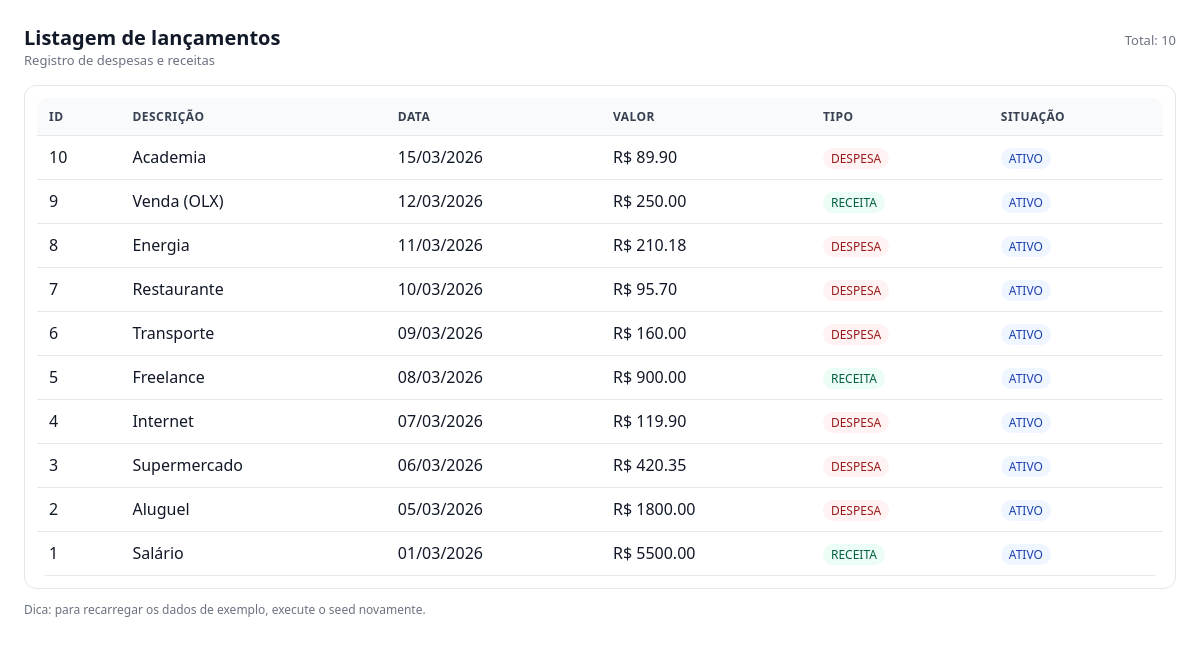
Page /lancamentos on the committed database.
### app/models.py (models this page shows)
class Lancamento(db.Model):
    __tablename__ = "lancamento"
    id = db.Column(db.Integer, primary_key=True)
    descricao = db.Column(db.String(255), nullable=False)
    data_lancamento = db.Column(db.Date, nullable=False, default=date.today)
    valor = db.Column(db.Numeric(12, 2), nullable=False)
    tipo_lancamento = db.Column(db.String(20), nullable=False)  # RECEITA | DESPESA
    situacao = db.Column(db.String(20), nullable=False, default="ATIVO")

### app/app.py (the view)
    @app.get("/lancamentos")
    def listar_lancamentos():
        lancamentos = (
            Lancamento.query.order_by(Lancamento.data_lancamento.desc(), Lancamento.id.desc()).all()
        )
        return render_template("lancamentos.html", lancamentos=lancamentos)

### app/templates/lancamentos.html (shortened to what this page needs)
<!doctype html>
<html lang="pt-br">
  <head>
  </head>
  <body>
    <header>
      <div>
        <h1>Listagem de lançamentos</h1>
        <div class="meta">Registro de despesas e receitas</div>
      </div>
      <div class="meta">Total: {{ lancamentos|length }}</div>
    </header>
    <div class="card">
      <table>
        <thead>
          <tr>
            <th>ID</th>
            <th>Descrição</th>
            <th>Data</th>
            <th>Valor</th>
            <th>Tipo</th>
            <th>Situação</th>
          </tr>
        </thead>
        <tbody>
          {% for l in lancamentos %}
          <tr>
            <td>{{ l.id }}</td>
            <td>{{ l.descricao }}</td>
            <td>{{ l.data_lancamento.strftime('%d/%m/%Y') }}</td>
            <td class="valor">R$ {{ '%.2f'|format(l.valor) }}</td>
            <td>
              {% if l.tipo_lancamento == 'RECEITA' %}
                <span class="pill receita">RECEITA</span>
              {% else %}
                <span class="pill despesa">DESPESA</span>
              {% endif %}
            </td>
            <td><span class="pill ativo">{{ l.situacao }}</span></td>
          </tr>
          {% endfor %}
        </tbody>
      </table>
    </div>
    <footer>
      Dica: para recarregar os dados de exemplo, execute o seed novamente.
    </footer>
  </body>
</html>

### app/templates/lancamentos.html (style rules this page uses)
body { font-family: system-ui, -apple-system, Segoe UI, Roboto, Arial, sans-serif; margin: 24px; color: #111827; }
header { display: flex; align-items: baseline; justify-content: space-between; gap: 16px; margin-bottom: 16px; }
h1 { font-size: 20px; margin: 0; }
.meta { color: #6b7280; font-size: 13px; }
table { width: 100%; border-collapse: collapse; overflow: hidden; border-radius: 10px; }
th, td { padding: 10px 12px; border-bottom: 1px solid #e5e7eb; text-align: left; vertical-align: top; }
th { background: #f9fafb; font-size: 12px; text-transform: uppercase; letter-spacing: .04em; color: #374151; }
.pill { display: inline-block; padding: 2px 8px; border-radius: 999px; font-size: 12px; }
.pill.receita { background: #ecfdf5; color: #065f46; }
.pill.despesa { background: #fef2f2; color: #991b1b; }
.pill.ativo { background: #eff6ff; color: #1e40af; }
.valor { font-variant-numeric: tabular-nums; }
footer { margin-top: 12px; color: #6b7280; font-size: 12px; }
.card { border: 1px solid #e5e7eb; border-radius: 12px; padding: 12px; }

### rows in the picture
Lancamento: id "10", descricao "Academia", data_lancamento "15/03/2026", valor "89.90", tipo_lancamento "DESPESA", situacao "ATIVO"
Lancamento: id "9", descricao "Venda (OLX)", data_lancamento "12/03/2026", valor "250.00", tipo_lancamento "RECEITA", situacao "ATIVO"
Lancamento: id "8", descricao "Energia", data_lancamento "11/03/2026", valor "210.18", tipo_lancamento "DESPESA", situacao "ATIVO"
Lancamento: id "7", descricao "Restaurante", data_lancamento "10/03/2026", valor "95.70", tipo_lancamento "DESPESA", situacao "ATIVO"
Lancamento: id "6", descricao "Transporte", data_lancamento "09/03/2026", valor "160.00", tipo_lancamento "DESPESA", situacao "ATIVO"
Lancamento: id "5", descricao "Freelance", data_lancamento "08/03/2026", valor "900.00", tipo_lancamento "RECEITA", situacao "ATIVO"
Lancamento: id "4", descricao "Internet", data_lancamento "07/03/2026", valor "119.90", tipo_lancamento "DESPESA", situacao "ATIVO"
Lancamento: id "3", descricao "Supermercado", data_lancamento "06/03/2026", valor "420.35", tipo_lancamento "DESPESA", situacao "ATIVO"
Lancamento: id "2", descricao "Aluguel", data_lancamento "05/03/2026", valor "1800.00", tipo_lancamento "DESPESA", situacao "ATIVO"
Lancamento: id "1", descricao "Salário", data_lancamento "01/03/2026", valor "5500.00", tipo_lancamento "RECEITA", situacao "ATIVO"

### other values in the picture
{{ lancamentos|length }} "10"
